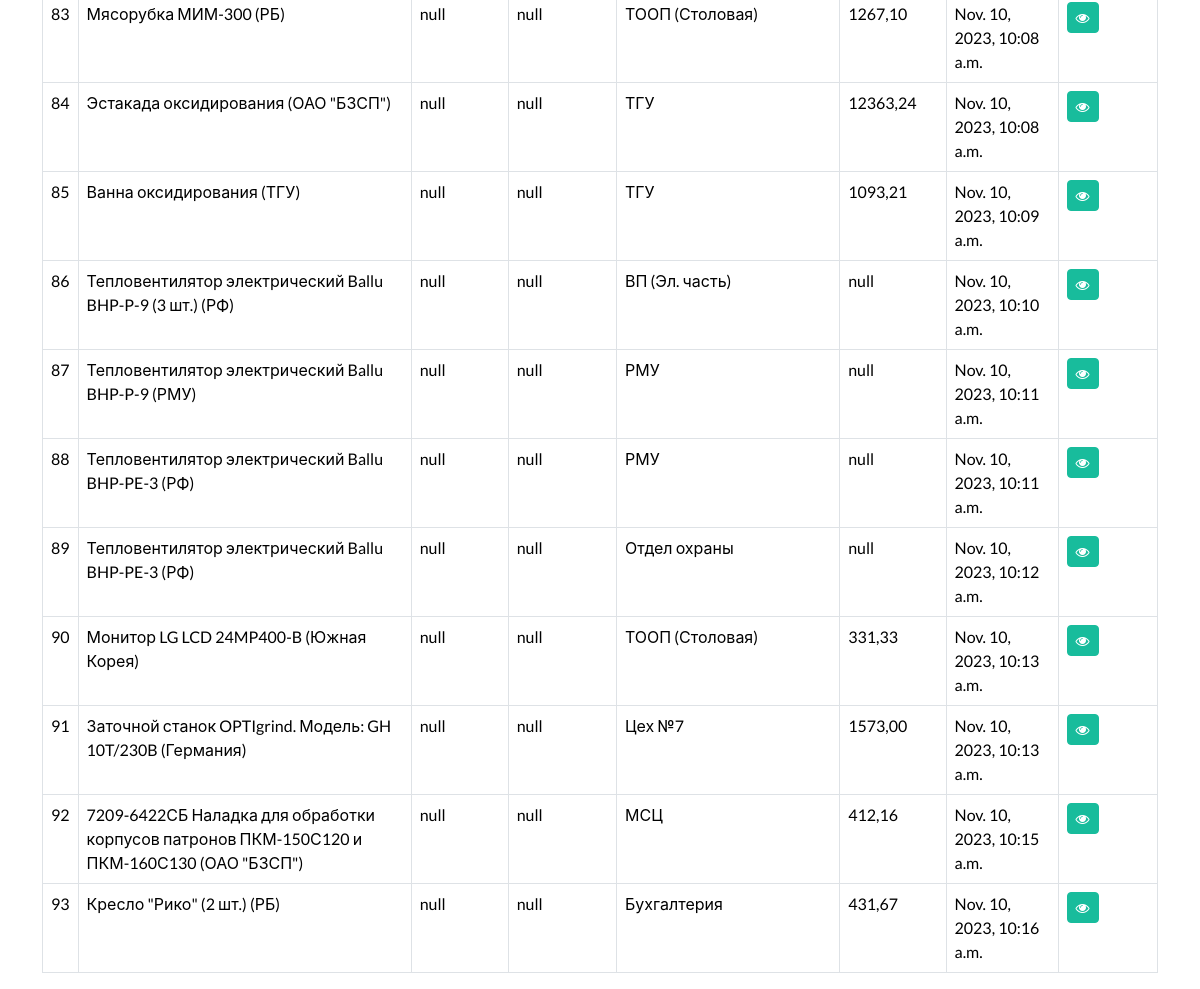
The app's page /dashboard (signed in, lower part), older data.
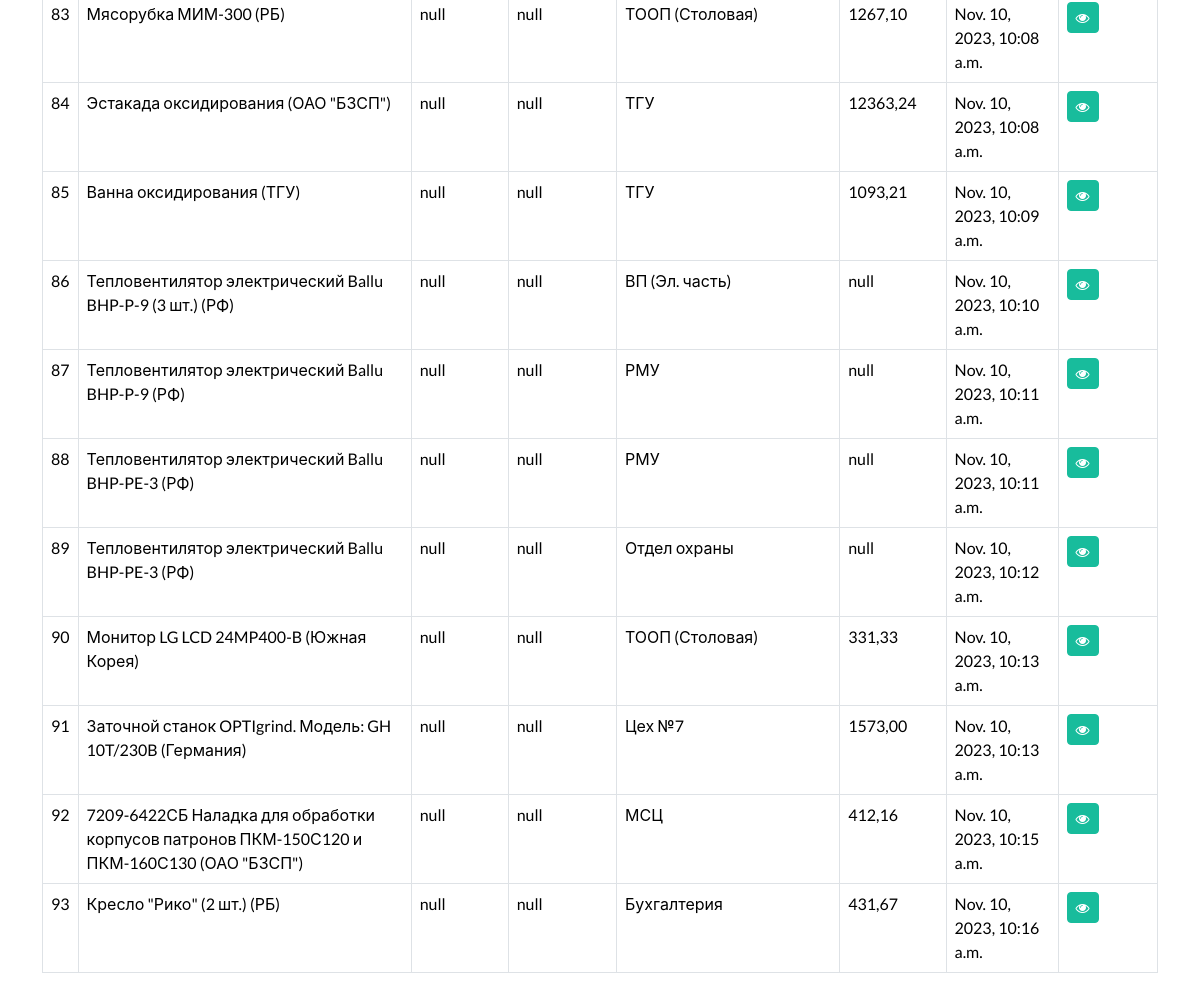
The same page, newer data.
### webapp/models.py (models this page shows, shortened)
class Record(models.Model):
    creation_date = models.DateTimeField(auto_now_add=True)
    first_name = models.CharField(max_length=100)
    inv_num = models.CharField(max_length=50)
    ser_num = models.CharField(max_length=50)
    place_pass = models.CharField(max_length=50)
    status_pass = models.CharField(max_length=50)

### webapp/views.py (the view)
# urls.py: path('dashboard', views.dashboard, name="dashboard"),
@login_required(login_url='my-login')
def dashboard(request):
    my_records = Record.objects.all()
    context = {'records': my_records}
    return render(request, 'webapp/dashboard.html', context=context)

### webapp/templates/webapp/dashboard.html (shortened to what this page needs)
{% extends 'webapp/base.html' %}
{% block content %}
    <table class="table table-hover table-bordered">
        <tbody>
        {% if records %}
            {% for record in records %}
            <tr>
                <td>{{record.id}}</td>
                <td>{{record.first_name}}</td>
                <td>{{record.inv_num}}</td>
                <td>{{record.ser_num}}</td>
                <td>{{record.place_pass}}</td>
                <td>{{record.status_pass}}</td>
                <td>{{record.creation_date}}</td>
                <td><a class="btn btn-success btn-sm" href="{% url 'record' record.id %}"> <i class="fa fa-eye" aria-hidden="true"></i> </a></td>
            </tr>
            {% endfor %}
        {% endif %}
        </tbody>
    </table>
{% endblock %}

Row changes from the older to the newer data that the page shows:
changed Record id 87: first_name "Тепловентилятор электрический Ballu BHP-P-9 (РМУ)" → "Тепловентилятор электрический Ballu BHP-P-9 (РФ)"
